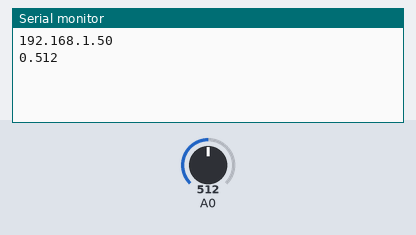
Recording of a sketch running on a simulated ESP8266 (NodeMCU). Shown: the last lines printed to the serial monitor. The test bench sets the inputs (shaded band); at power-on: A0 = 512. WiFi joins after 1.5 s; servers stay silent unless stated.

Above: at 3.7 s.
3.8 s: A0 set to 716
At 5.3 s:
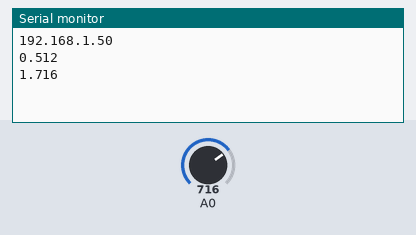
6.7 s: A0 set to 900
At 8.2 s:
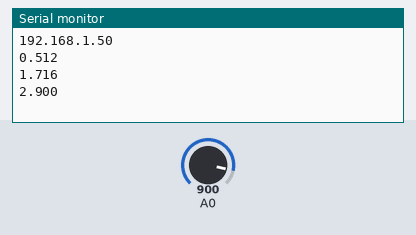
Timing chart, 0 to 9.7 s (numbered marks = the images above; inputs shaded):
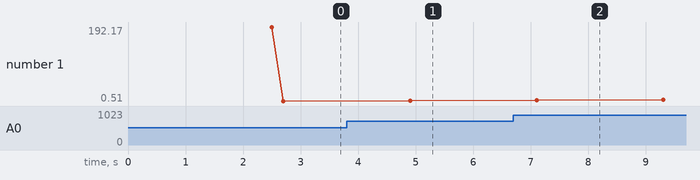

The sketch:

NodeMcu_WebSocketClient.ino
```cpp
#include <ESP8266WiFi.h>
#include <ESP8266HTTPClient.h>

WiFiServer server(80);
WiFiClient cl;

String message="";
int i;

void setup()
{
  i = 0;

  Serial.begin(9600);

  WiFi.disconnect();
  delay(1000);

  WiFi.begin("Akash Narayan","akash@iot");
  while ((!(WiFi.status() == WL_CONNECTED))){
    delay(300);
  }Serial.println(WiFi.localIP());
}


void loop()
{
  server.begin();

  if(i==20){
    i=0;
  }


  message=String(i);
  message+=".";
  message+=String(analogRead(A0));
  i++;

  //DHT.read11(DHT11_PIN);
  //message=(int)DHT.temperature;
  //message+=".";
  //message+=(int)DHT.humidity;

  if(cl.connect("192.168.0.105",5001))
  {
    Serial.println(message);
    cl.print(message);
    cl.flush();
    cl.stop();
    delay(2000);
  }
  else
  {
    Serial.println("Connection Failed.\n");
  }
}
```

Measured:
- after the input at 3.8 s, the serial monitor: prints a new line after 1.1 s (image 1)
- after the input at 6.7 s, the serial monitor: prints a new line after 0.40 s (image 2)
- plotted number 1: 0.51 → 1.72 after the input at 3.8 s, 1.72 → 5.9 after the input at 6.7 s
